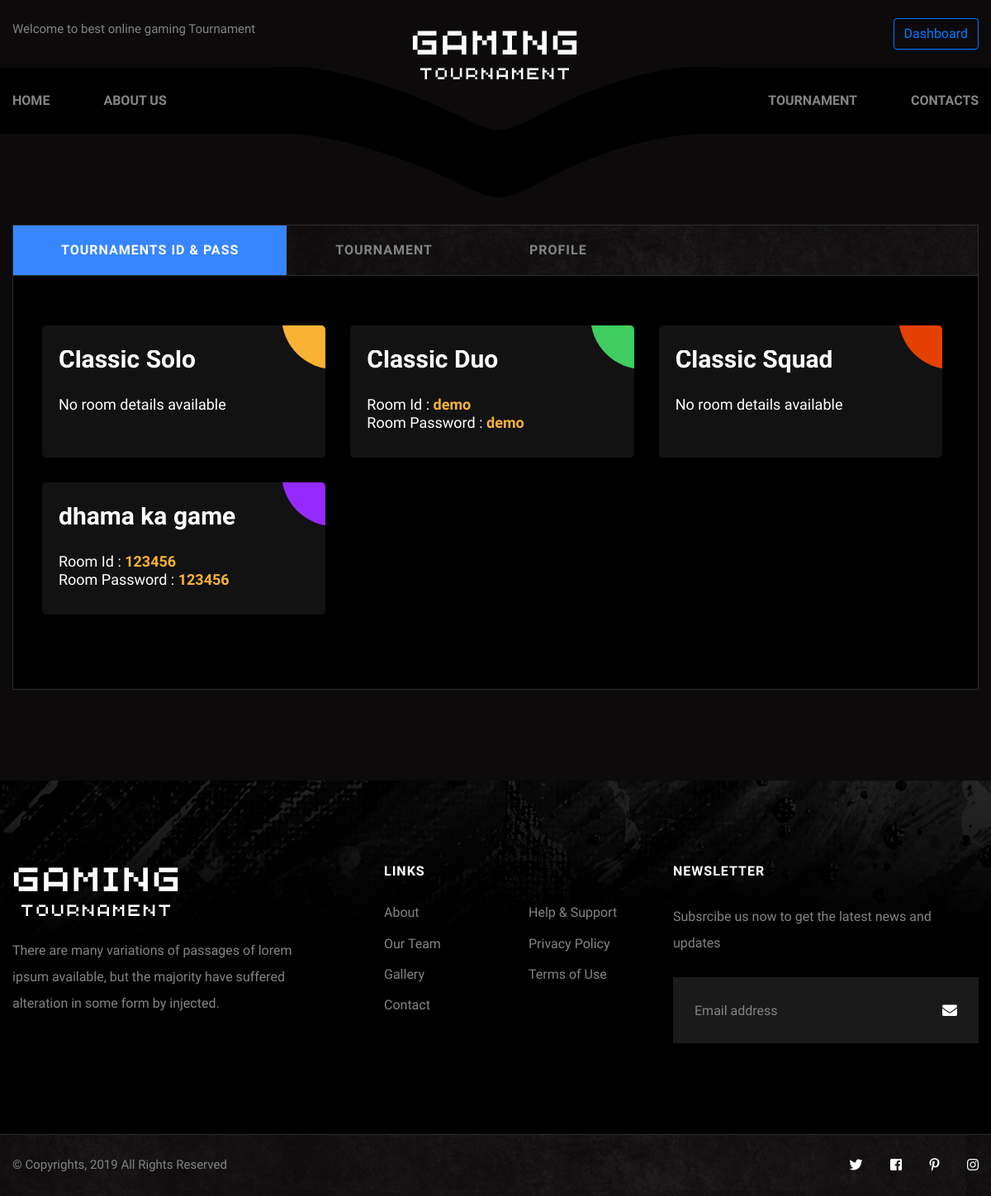
The app's page /User_Dashboard (signed in), older data.
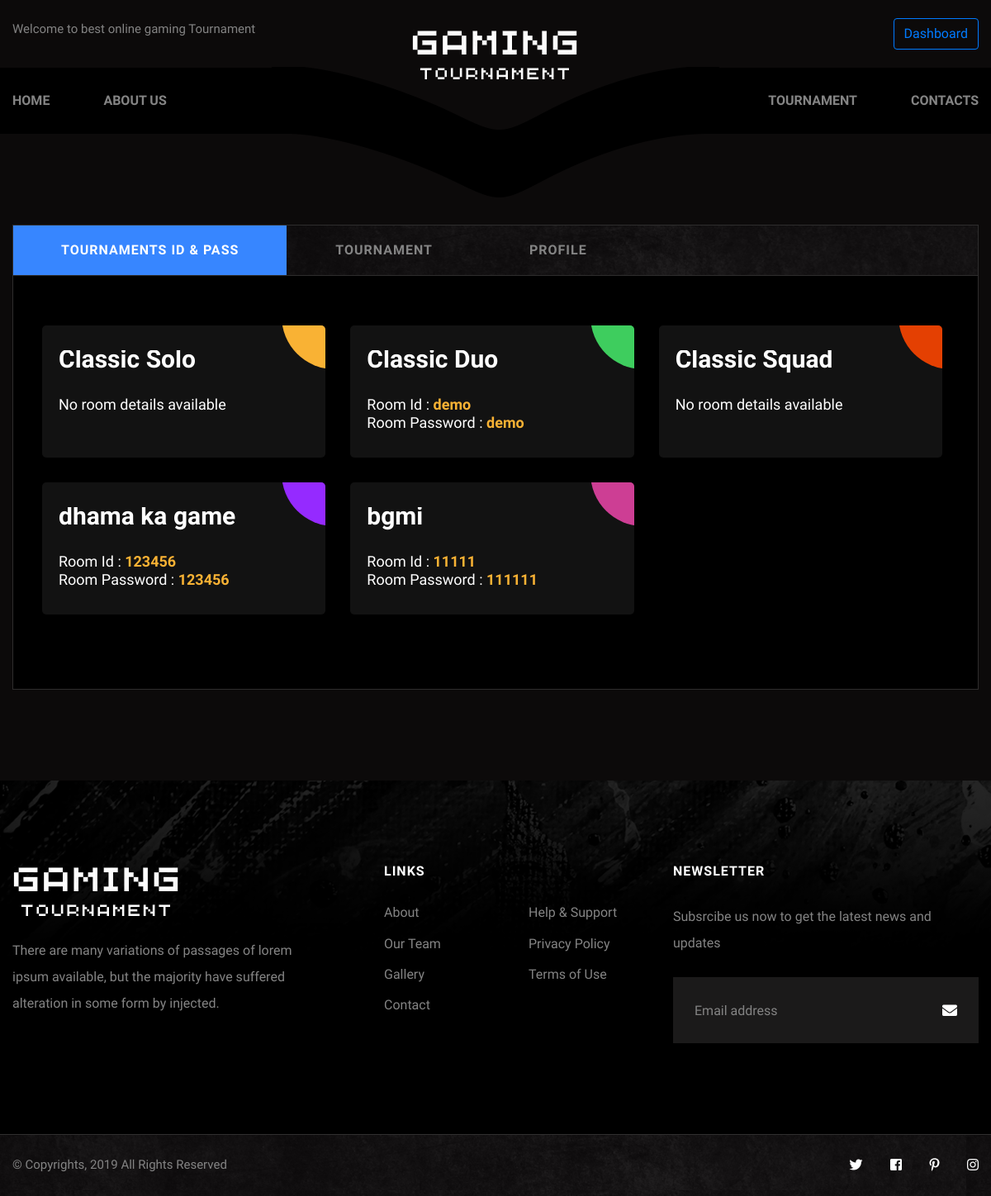
The same page, newer data.
### game/models.py (models this page shows, shortened)
class Participant(models.Model):
    user = models.ForeignKey(User, on_delete=models.CASCADE)
    tournament = models.ForeignKey(Tournament, on_delete=models.CASCADE)
    team_name = models.CharField(max_length=250,blank=True, null=True)
    player_1 = models.CharField(max_length=250,blank=True, null=True)
    player_2 = models.CharField(max_length=250,blank=True, null=True)
    player_3 = models.CharField(max_length=250,blank=True, null=True)
    player_4 = models.CharField(max_length=250,blank=True, null=True)
    player_1_bgmi_id = models.CharField(max_length=250,blank=True, null=True)
    player_2_bgmi_id = models.CharField(max_length=250,blank=True, null=True)
    player_3_bgmi_id = models.CharField(max_length=250,blank=True, null=True)
    player_4_bgmi_id = models.CharField(max_length=250,blank=True, null=True)
    date = models.DateField(auto_now_add=True,blank=True, null=True)
    is_winner = models.BooleanField(default=False)

class Tournament(models.Model):
    game = models.CharField(max_length=100)
    name = models.CharField(max_length=100)
    start_date = models.DateField()
    start_time = models.TimeField()
    max_players = models.IntegerField()
    group_size = models.CharField(max_length=50, choices=[('solo', 'Solo'), ('duo', 'Duo'), ('squad', 'Squad')])
    def __str__(self):
        return self.name

class Room(models.Model):
    tournament = models.ForeignKey(Tournament, on_delete=models.CASCADE)
    room_id = models.CharField(max_length=255)
    room_pass = models.CharField(max_length=255)

### app/views.py (the view)
# urls.py: path('User_Dashboard',views.User_Dashboard,name='User_Dashboard'),
def User_Dashboard(request):
    user_participations = Participant.objects.filter(user=request.user)
    userprofile = get_object_or_404(User, username=request.user)
    context = {
        'user_participations':user_participations,
        'user':userprofile
    }
    return render(request,'user/user_dashboard.html',context)

### templates/user/user_dashboard.html (shortened to what this page needs)
{% extends 'user/base.html' %}
{% load static %}
{% block content%}
<section class="matches-section">
    <div class="auto-container">
        <div class="matches-info-tabs">
            <div class="matches-tabs tabs-box">
                <ul class="tab-btns tab-buttons clearfix">
                    <li data-tab="#prod-matches" class="tab-btn active-btn"><span>Tournaments ID & PASS</span></li>
                    <li data-tab="#prod-results" class="tab-btn"><span>Tournament</span></li>
                    <li data-tab="#prod-all" class="tab-btn "><span>Profile</span></li>
                </ul>
                <div class="tabs-content">
                    <div class="tab active-tab" id="prod-matches">
                        <div class="content">
                            <div class="matches-block">
                                <div class="inner-block">
                                    <div class="row clearfix">
                                        <div class="content-column col-lg-7 col-md-12 col-sm-12">
                                            <div class="inner-column">
                                                <div class="ag-format-container">
                                                    <div class="ag-courses_box">
                                                        {% for participation in user_participations %}
                                                        <div class="ag-courses_item">
                                                            <a href="#" class="ag-courses-item_link" >
                                                                <div class="ag-courses-item_bg"></div>
                                                                <div class="ag-courses-item_title">
                                                                    {{participation.tournament}}
                                                                </div>
                                                                {% with room=participation.tournament.room_set.first %}
                                                                {% if room %}
                                                                <div class="ag-courses-item_date-box">
                                                                    Room Id :
                                                                    <span class="ag-courses-item_date">
                                                                        {{room.room_id}}
                                                                    </span><br>
                                                                    Room Password :
                                                                    <span class="ag-courses-item_date">
                                                                        {{room.room_pass}}
                                                                    </span><br>
                                                                </div>
                                                                {% else %}
                                                                <div class="ag-courses-item_date-box">
                                                                    No room details available
                                                                </div>
                                                                {% endif %}
                                                                {% endwith %}
                                                            </a>
                                                        </div>
                                                        {% endfor %}
                                                    </div>
                                                </div>
                                            </div>
                                        </div>
                                    </div>
                                </div>
                            </div>
                        </div>
                    </div>
                </div>
            </div>
        </div>
    </div>
</section>
{% endblock %}

### templates/user/base.html (shortened to what this page needs)
{% load static %}
<!DOCTYPE html>
<html lang="en">
<head>
    <link href="{% static 'user/css/bootstrap.css' %}" rel="stylesheet">
    <link href="{% static 'user/css/style.css' %}" rel="stylesheet">
    <link href="{% static 'user/css/responsive.css' %}" rel="stylesheet">
    <link rel="stylesheet" href="//cdn.jsdelivr.net/npm/alertifyjs@1.13.1/build/css/alertify.min.css" />
    <link rel="stylesheet" href="//cdn.jsdelivr.net/npm/alertifyjs@1.13.1/build/css/themes/default.min.css" />
</head>
<body>
    <div class="page-wrapper">
        <header class="main-header">
            <div class="header-top">
                <div class="auto-container clearfix">
                    <div class="top-left clearfix">
                        <ul class="info-list">
                            <li>Welcome to best online gaming Tournament</li>
                        </ul>
                    </div>
                    <div class="top-right">
                        <ul class="social-icons">
                            {% if user.id is None %}
                            <div class="dropdown show">
                                <a class="btn btn-primary dropdown-toggle" href="#" role="button" id="dropdownMenuLink"
                                    data-toggle="dropdown" aria-haspopup="true" aria-expanded="false">
                                    Account
                                </a>
                                <div class="dropdown-menu" aria-labelledby="dropdownMenuLink">
                                    <a class="dropdown-item" href="{% url 'login' %}">Login</a>
                                    <a class="dropdown-item" href="{% url 'signup' %}">Register</a>
                                </div>
                            </div>
                            {% else %}
                            <a class="btn btn-outline-primary" href="{% url 'User_Dashboard' %}">Dashboard</a>
                            {% endif %}
                        </ul>
                    </div>
                </div>
            </div>
            <div class="header-upper">
                <div class="inner-container">
                    <div class="auto-container clearfix">
                        <div class="logo-outer">
                            <div class="logo"><a href="{% url 'index' %}"><img src="{% static 'user/images/logo.png' %}"
                                        alt="" title="Gaming Tournament"></a>
                            </div>
                        </div>
                        <div class="nav-outer clearfix">
                            <nav class="main-menu navbar-expand-md navbar-light">
                                <div class="collapse navbar-collapse show clearfix" id="navbarSupportedContent">
                                    <ul class="navigation clearfix pull-left">
                                        <li><a href="{% url 'index' %}">Home</a></li>
                                        <li><a href="{% url 'about' %}">About Us</a></li>
                                    </ul>
                                    <ul class="navigation pull-right clearfix">
                                        <li><a href="{% url 'tournament' %}">Tournament</a></li>
                                        <li><a href="{% url 'contact' %}">Contacts</a></li>
                                    </ul>
                                </div>
                            </nav>
                        </div>
                    </div>
                </div>
            </div>
        </header>
        {% block content%}
        {% endblock %}
        <footer class="main-footer">
            <div class="auto-container">
                <div class="widgets-section">
                    <div class="row clearfix">
                        <div class="column col-lg-4 col-md-6 col-sm-12">
                            <div class="footer-widget logo-widget">
                                <div class="logo">
                                    <a href="index.html"><img src="{% static 'user/images/logo.png' %}" alt="" /></a>
                                </div>
                                <div class="text">There are many variations of passages of lorem ipsum available, but
                                    the majority have suffered alteration in some form by injected.</div>
                            </div>
                        </div>
                        <div class="column col-lg-4 col-md-6 col-sm-12">
                            <div class="footer-widget links-widget">
                                <div class="widget-content">
                                    <div class="footer-title">
                                        <h2>Links</h2>
                                    </div>
                                    <div class="row clearfix">
                                        <div class="column col-lg-6 col-md-6 col-sm-12">
                                            <ul class="list">
                                                <li><a href="#">About</a></li>
                                                <li><a href="#">Our Team</a></li>
                                                <li><a href="#">Gallery</a></li>
                                                <li><a href="#">Contact</a></li>
                                            </ul>
                                        </div>
                                        <div class="column col-lg-6 col-md-6 col-sm-12">
                                            <ul class="list">
                                                <li><a href="#">Help & Support</a></li>
                                                <li><a href="#">Privacy Policy</a></li>
                                                <li><a href="#">Terms of Use</a></li>
                                            </ul>
                                        </div>
                                    </div>
                                </div>
                            </div>
                        </div>
                        <div class="column col-lg-4 col-md-6 col-sm-12">
                            <div class="footer-widget newsletter-widget">
                                <div class="footer-title">
                                    <h2>Newsletter</h2>
                                </div>
                                <div class="text">Subsrcibe us now to get the latest news and updates</div>
                                <div class="newsletter-form">
                                    <form method="post" action="https://t.commonsupport.xyz/gamon/contact.html">
                                        <div class="form-group clearfix">
                                            <input type="email" name="email" value="" placeholder="Email address"
                                                required>
                                            <button type="submit" class="theme-btn newsletter-btn"><span
                                                    class="fas fa-envelope"></span></button>
                                        </div>
                                    </form>
                                </div>
                            </div>
                        </div>
                    </div>
                </div>
            </div>
            <div class="footer-bottom">
                <div class="auto-container">
                    <div class="row clearfix">
                        <div class="column col-lg-6 col-md-12 col-sm-12">
                            <div class="copyright">&copy; Copyrights, 2019 All Rights Reserved</div>
                        </div>
                        <div class="column col-lg-6 col-md-12 col-sm-12">
                            <ul class="social-icons">
                                <li><a href="#"><span class="fab fa-twitter"></span></a></li>
                                <li><a href="#"><span class="fab fa-facebook-square"></span></a></li>
                                <li><a href="#"><span class="fab fa-pinterest-p"></span></a></li>
                                <li><a href="#"><span class="fab fa-instagram"></span></a></li>
                            </ul>
                        </div>
                    </div>
                </div>
            </div>
        </footer>
    </div>
</body>
</html>

### tournament/static/user/css/responsive.css (style rules this page uses)
@media only screen and (max-width: 7000px) { .page-wrapper { overflow: hidden; } }

Row changes from the older to the newer data that the page shows:
added Participant: tournament "bgmi", tournament.room_set.first.room_id "11111", tournament.room_set.first.room_pass "111111"
